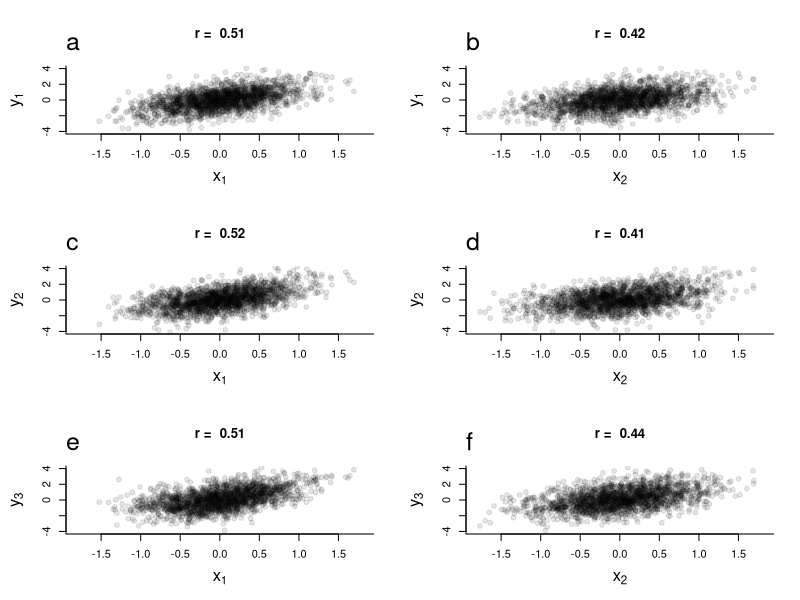
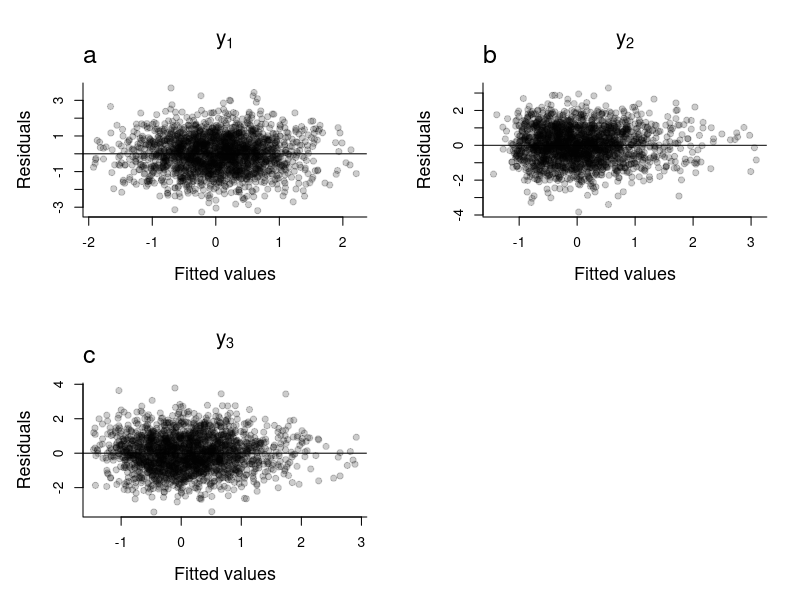

Here is the R script that generated these plots, in order: (Note: this script raises an error after producing the figures.)

  library(tidyverse)
  library(mgcv)
  library(parallel)

  
# example modified from 
# On the ambiguity of interaction and nonlinear main effects in a regime of dependent covariates
# Matuschek & Kliegl 2018 

  set.seed(123)
  n <- 2000
  x1 <- rnorm(n, sd = 0.5)
  u1 <- rnorm(n, sd = 0.5)

# z variables are correlated with x  
  x2 <- 0.5*x1 + u1
  
  cor(x1, x2)

# linear relationship  
  y1 <- rnorm(n, mean = x1 + 0.5*x2)
  
# interaction
  y2 <- rnorm(n, mean = x1 + 0.5*x2 + 0.5*x1*x2)

# x has non linear relationship
  y3 <- rnorm(n, mean = x1 + 0.5*x2 + 0.5*x1^2)
  

# fit linear interaction model
  m1 <- lm(y1 ~ x1*x2)
  m2 <- lm(y2 ~ x1*x2)
  m3 <- lm(y3 ~ x1*x2)

  
# plot function
  pf <- function(a, b, yl, xl, n) {
    plot(a ~ b, main = paste("r = ", round(cor(a, b), 2)), cex.lab = 1.5, 
         ylim = c(-4, 4), xlim = c(-1.8, 1.8), bty = "l",
         ylab = yl, xlab = xl, pch = 19, col = rgb(0, 0, 0, 0.1))
    mtext(n, line = 1, adj = 0, cex = 1.5)
  }

  par(mfrow = c(3, 2), mar = c(5, 5, 5, 2))
  
  ly1 <- expression(y[1])
  ly2 <- expression(y[2])
  ly3 <- expression(y[3])
  lx1 <- expression(x[1])
  lx2 <- expression(x[2])
  
  pf(y1, x1, ly1, lx1, "a"); pf(y1, x2, ly1, lx2, "b")
  pf(y2, x1, ly2, lx1, "c"); pf(y2, x2, ly2, lx2, "d")
  pf(y3, x1, ly3, lx1, "e"); pf(y3, x2, ly3, lx2, "f")

#########################################################################  
# residual plots for the three models
# function to plot
  pr <- function(m, title) {
    plot(m$residuals ~ predict(m), pch = 19, col = rgb(0, 0, 0, 0.2),
         xlab = "Fitted values", ylab = "Residuals", bty = "l", main = title, 
         cex.main = 1.5, cex.lab = 1.3)
    abline(h = 0)
  }
  
  
  par(mfrow = c(2, 2))
  
  pr(m1, expression(y[1]))
    mtext("a", line = 1, adj = 0, cex = 1.5)
  pr(m2, expression(y[2]))
    mtext("b", line = 1, adj = 0, cex = 1.5)
  pr(m3, expression(y[3]))
    mtext("c", line = 1, adj = 0, cex = 1.5)
  

######################################################## 
# now allow for nonlinear relationships
  
  m4 <- gam(y1 ~ s(x1) + s(x2) + x1:x2)  
  m5 <- gam(y2 ~ s(x1) + s(x2) + x1:x2)  
  m6 <- gam(y3 ~ s(x1) + s(x2) + x1:x2)  
  
######################################################## 
# construct a table of results
  
  tab <- data.frame(gen.model = rep(c("Linear", "Interaction", "Nonlinear"), each = 3),
                    param = rep(c("b1", "b2", "b3"), 3))
  
  tab$int.est <- round(c(summary(m1)$coef[2:4, 1],
                         summary(m2)$coef[2:4, 1],
                         summary(m3)$coef[2:4, 1]), 3)
  
  tab$int.se <-  round(c(summary(m1)$coef[2:4, 2],
                         summary(m2)$coef[2:4, 2],
                         summary(m3)$coef[2:4, 2]), 3)
  
  tab$int.p <-   round(c(summary(m1)$coef[2:4, 4],
                         summary(m2)$coef[2:4, 4],
                         summary(m3)$coef[2:4, 4]), 3)
  
  tab$nlin.est <- round(c(NA, NA, summary(m4)$p.coef[2], 
                          NA, NA, summary(m5)$p.coef[2], 
                          NA, NA, summary(m6)$p.coef[2]), 3)
  
  tab$nlin.est <- round(c(NA, NA, summary(m4)$p.coef[2], 
                          NA, NA, summary(m5)$p.coef[2], 
                          NA, NA, summary(m6)$p.coef[2]), 3)
  
  tab$nlin.se <-  round(c(NA, NA, summary(m4)$se[2], 
                          NA, NA, summary(m5)$se[2], 
                          NA, NA, summary(m6)$se[2]), 3)
  
  tab$nlin.p <-   round(c(NA, NA, summary(m4)$p.pv[2], 
                          NA, NA, summary(m5)$p.pv[2], 
                          NA, NA, summary(m6)$p.pv[2]), 3)
  
  tab
  

###############################################################################  
# function to alter correlation
  
  ac <- function(n) {
    x1 <- rnorm(n, sd = 0.5)
    u1 <- rnorm(n, sd = 0.5)
    
    b <- runif(1, -1, 1)
    
    x2 <- b*x1 + u1
    
    y1 <- rnorm(n, mean = x1 + 0.5*x2 + 0.5*x1^2)
    m1 <- lm(y1 ~ x1*x2)
    m2 <- gam(y1 ~ s(x1) + s(x2) + x1:x2)
    
    y2 <- rnorm(n, mean = x1 + 0.5*x2 + 0.5*x1*x2)
    m3 <- lm(y2 ~ x1*x2)
    m4 <- gam(y2 ~ s(x1) + s(x2) + x1:x2)
    
    
    return(c(cor(x1, x2), summary(m1)$coef[4, c(1, 4)], 
             summary(m2)$p.coef[2], summary(m2)$p.pv[2],
             summary(m3)$coef[4, c(1, 4)],
             summary(m4)$p.coef[2], summary(m4)$p.pv[2]))
  }
  

  set.seed(123)
# number of observations
  n <- 2000

# run simulations in parallel to speed up  
  num_cores <- detectCores() - 1
  my_cluster <- makeCluster(num_cores)
  
# number of times to simulate data  
  nrun <- 1000
  clusterExport(my_cluster, c("ac", "gam"))

  out <- parLapply(my_cluster, rep(n, nrun), function(x) ac(x))
  stopCluster(my_cluster)  
  
  out.all <- matrix(nrow = nrun, ncol = 9)
  for(i in 1:9) {
    out.all[, i] <- unlist(lapply(out, function(x) x[[i]]))
  }
  
  colnames(out.all) <- c("cor", "m1.est", "m1.p", "m2.est", "m2.p", "m3.est", "m3.p", "m4.est", "m4.p")
  out.all <- as.data.frame(out.all)

  cl1 <- ifelse(out.all$m1.p <= 0.05, "tomato", "skyblue")
  cl2 <- ifelse(out.all$m2.p <= 0.05, "tomato", "skyblue")
  cl3 <- ifelse(out.all$m3.p <= 0.05, "tomato", "skyblue")
  cl4 <- ifelse(out.all$m4.p <= 0.05, "tomato", "skyblue")
  
  par(mfrow = c(2, 2), oma = c(0, 0, 4, 4))
  
  plot(out.all$m1.est ~ out.all$cor, pch = 19, col = cl1, 
       ylab = expression(paste("Estimated interaction term  ", beta[3])), 
       xlab = "", bty = "l", cex.lab = 1.2, ylim = c(-0.5, 0.5))
  mtext("a", line = 1, adj = 0, cex = 1.3)
  abline(h = 0, lwd = 2)
  mtext("Fitted model", line = 5, cex = 1.2)
  mtext(expression(paste("y = ",beta[0]," + ",beta[1],x[1]," + ",beta[2],x[2]," + ",beta[3],x[1],x[2])), line = 3, cex = 1.2)

  plot(out.all$m2.est ~ out.all$cor, pch = 19, col = cl2, ylab = "", 
       xlab = "", bty = "l", cex.lab = 1.2, ylim = c(-0.5, 0.5))
  mtext("b", line = 1, adj = 0, cex = 1.3)
  abline(h = 0, lwd = 2)
  mtext("Fitted model", line = 5, cex = 1.2)
  mtext(expression(paste("y = ",beta[0], " + s(",x[1],") + s(",x[2],") + ",beta[3],x[1],x[2])), line = 3, cex = 1.2)
  text(1.2, 0, "Generating model", xpd = NA, srt = -90, cex = 1.4)
  text(1, 0, expression(paste("y = ",x[1]," + 0.5",x[2]," + 0.5",x[1],x[1])), xpd = NA, srt = -90, cex = 1.4)

  plot(out.all$m3.est ~ out.all$cor, pch = 19, col = cl3, 
       ylab = expression(paste("Estimated interaction term  ", beta[3])), 
       xlab = "Correlation between x1 and x2", bty = "l", cex.lab = 1.2)
  mtext("c", line = 1, adj = 0, cex = 1.3)
  abline(h = 0.5, lwd = 2)

  plot(out.all$m4.est ~ out.all$cor, pch = 19, col = cl4, ylab = "", 
       xlab = "Correlation between x1 and x2", bty = "l", cex.lab = 1.2)
  mtext("d", line = 1, adj = 0, cex = 1.3)
  abline(h = 0.5, lwd = 2)
  text(1.2, 0.5, "Generating model", xpd = NA, srt = -90, cex = 1.4)
  text(1, 0.5, expression(paste("y = ",x[1]," + 0.5",x[2]," + 0.5",x[1],x[2])), xpd = NA, srt = -90, cex = 1.4)

# number of false positives
  table(cl1)
  table(cl2)
  
  